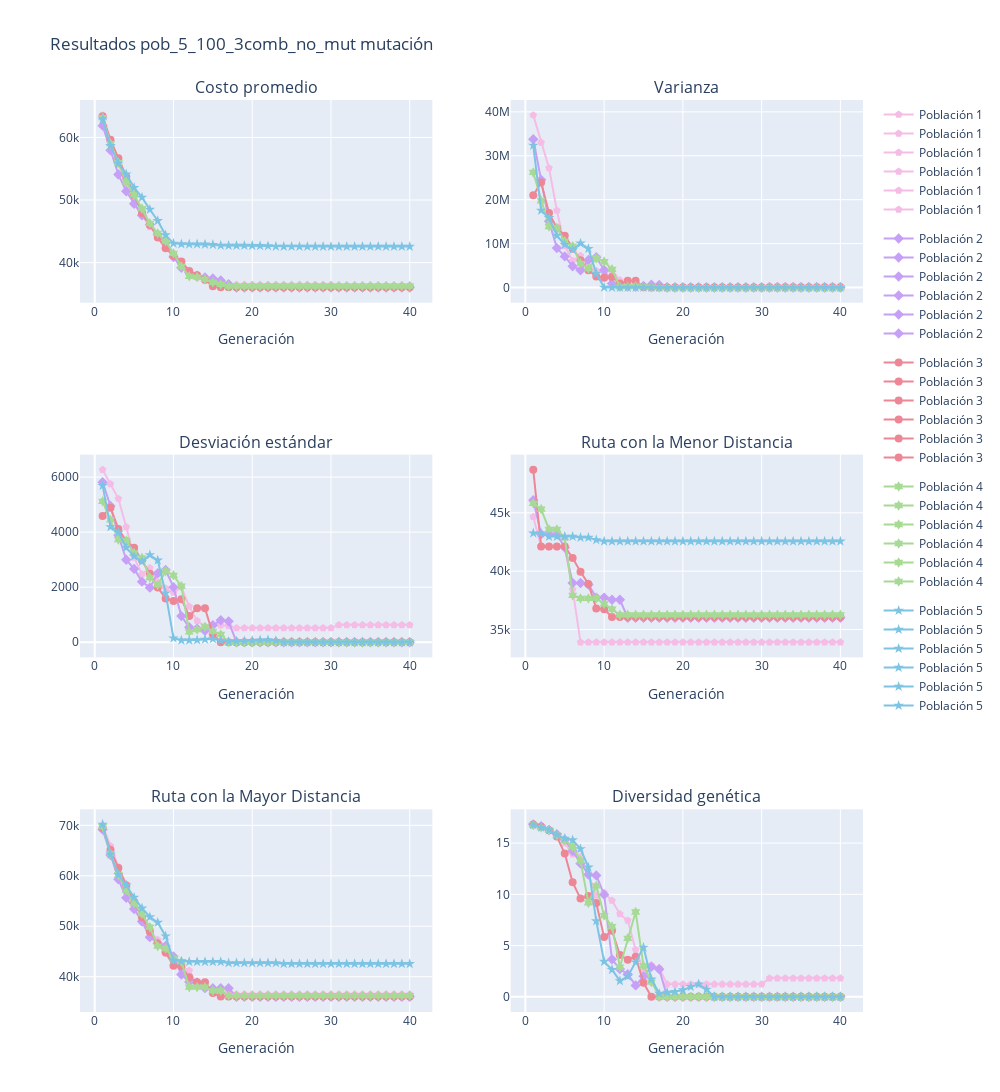

Here is the notebook cell this chart was saved with:
### Code cell
show_report(resultados6, max_gen_, msg=f"Resultados {exp_name6} mutación")
